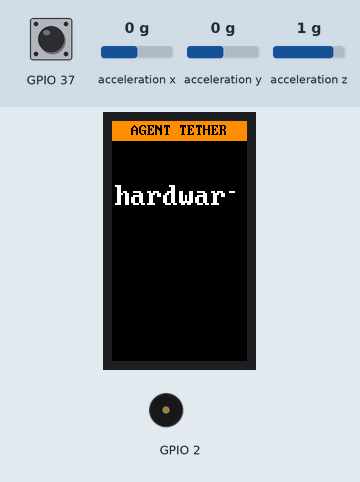
Simulated run of this program. Board: ESP32 board running MicroPython. On the bench: 135×240 colour display, buzzer (waves = sounding). Inputs (shaded band) come from the test bench; at power-on: GPIO 37 HIGH, acceleration x 0 g, acceleration y 0 g, acceleration z 1 g. Files that are not in the repository are absent; library files of the repository ran but are not shown: st7789py.py, vga1_8x16.py.

Above: at 1.2 s.
1.3 s: GPIO 37 pulled LOW for 0.15 s
At 2.5 s:
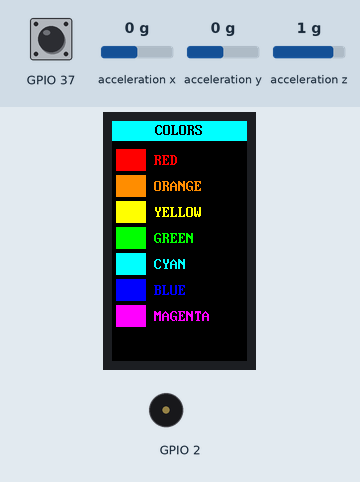
3.6 s: acceleration x set to -1.4 g
At 5.4 s:
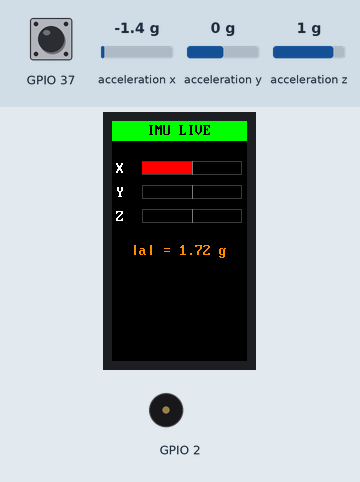
7.0 s: GPIO 37 pulled LOW for 1 s
Timing chart, 0 to 13.3 s (numbered marks = the images above; inputs shaded):
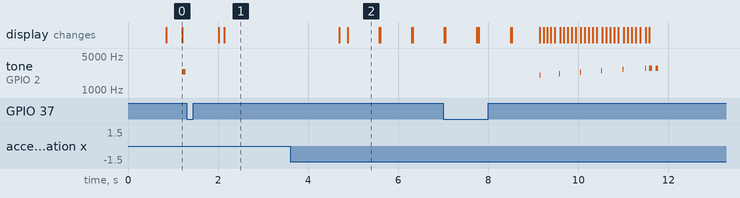

Measured:
- after the input at 1.3 s, the display: first changes after 0.71 s (image 1 shows a later state)
- by itself, tone on GPIO 2: plays 2000 Hz for 0.02 s, 2160 Hz for 0.02 s, 2320 Hz for 0.02 s, 2480 Hz for 0.02 s, 2640 Hz for 0.02 s, 2800 Hz for 0.02 s … (8 notes in this stretch)
- what the display in image 2 shows lasts 0.7 s, from 4.9 s to 5.6 s

The program:

screen_tour.py
```python
# screen_tour.py — A 6-scene tour of what the LCD can do.
# Press Button A to skip to the next scene, or wait it out.
from stick import (screen, tft, btn_a, led, buz, imu, splash,
                   BLACK, WHITE, RED, GREEN, BLUE, CYAN, MAGENTA, YELLOW,
                   ORANGE, GRAY, DIM, rgb,
                   sleep_ms, ticks_ms, ticks_diff)

def wait_or_skip(ms):
    end = ticks_ms() + ms
    while ticks_diff(end, ticks_ms()) > 0:
        if btn_a.pressed():
            while btn_a.pressed(): sleep_ms(10)
            return
        sleep_ms(20)

# ─────────── Scene 1: title card
screen.clear()
screen.banner('AGENT TETHER', ORANGE)
screen.center('hardware', 60, WHITE, big=True)
screen.center('in the', 100, WHITE, big=True)
screen.center('machine', 140, ORANGE, big=True)
screen.center('press A to skip', 220, GRAY)
buz.beep(1, freq=2400, ms=80)
wait_or_skip(2500)

# ─────────── Scene 2: color swatches
screen.clear()
screen.banner('COLORS', CYAN)
colors = [('RED',RED),('ORANGE',ORANGE),('YELLOW',YELLOW),
          ('GREEN',GREEN),('CYAN',CYAN),('BLUE',BLUE),('MAGENTA',MAGENTA)]
y = 28
for name, c in colors:
    screen.fill_rect(4, y, 30, 22, c)
    screen.text(name, 42, y+4, c)
    y += 26
wait_or_skip(2500)

# ─────────── Scene 3: live IMU bars (bubble level vibe)
screen.clear()
screen.banner('IMU LIVE', GREEN)
end = ticks_ms() + 4000
while ticks_diff(end, ticks_ms()) > 0:
    if btn_a.pressed():
        while btn_a.pressed(): sleep_ms(10); break
    ax, ay, az = imu.accel()
    # Map -1g..+1g to 0..130 px wide bar
    def bar(label, val, y):
        screen.text(label, 4, y, WHITE)
        screen.fill_rect(30, y, 100, 14, BLACK)  # clear track
        screen.rect(30, y, 100, 14, DIM)
        # center mark
        screen.vline(80, y, 14, GRAY)
        # value
        v = max(-1.0, min(1.0, val))
        w = int(abs(v) * 50)
        if v >= 0:
            screen.fill_rect(80, y+1, w, 12, GREEN)
        else:
            screen.fill_rect(80-w, y+1, w, 12, RED)
    bar('X', ax, 40)
    bar('Y', ay, 64)
    bar('Z', az-1.0, 88)  # subtract gravity
    mag = (ax*ax+ay*ay+az*az)**0.5
    screen.fill_rect(0, 120, 135, 20, BLACK)
    screen.center('|a| = {:.2f} g'.format(mag), 122, ORANGE)
    sleep_ms(60)

# ─────────── Scene 4: progress bar animation
screen.clear()
screen.banner('LIQUID FETCH', MAGENTA)
screen.center('downloading task', 40, GRAY)
screen.rect(10, 80, 115, 24, WHITE)
for pct in range(0, 101, 4):
    w = int(pct * 111 / 100)
    screen.fill_rect(12, 82, w, 20, MAGENTA)
    screen.fill_rect(45, 120, 60, 20, BLACK)
    screen.center('{:>3}%'.format(pct), 122, WHITE, big=True)
    if pct % 20 == 0: buz.tone(2000+pct*8, 20)
    sleep_ms(40)
screen.center('OK', 170, GREEN, big=True)
buz.beep(2, freq=2800, ms=60)
wait_or_skip(1500)

# ─────────── Scene 5: status room (the real target UI)
screen.clear()
screen.banner('AGENT TETHER', ORANGE)
screen.text('STATE:', 4, 30, GRAY)
screen.text('QUEUED', 4, 50, GREEN, big=True)
screen.text('TASK:', 4, 90, GRAY)
screen.text('summarize PR', 4, 110, CYAN)
screen.text('#4271', 4, 128, CYAN)
screen.text('HTTP: 202', 4, 170, YELLOW)
screen.text('rtt:  84ms', 4, 188, WHITE)
screen.text('age:  2s', 4, 206, WHITE)
screen.fill_rect(0, 230, 135, 10, BLACK)
screen.text('stick-01', 4, 226, GRAY)
led.blink(3, 80)
wait_or_skip(3000)

# ─────────── Scene 6: pixel doodle
screen.clear()
screen.banner('PIXELS', BLUE)
import math
cx, cy, R = 67, 130, 50
for i in range(0, 360, 4):
    a = i * 3.14159 / 180
    x = int(cx + R * math.cos(a))
    y = int(cy + R * math.sin(a))
    c = rgb(int(127+127*math.sin(a)), int(127+127*math.cos(a)), 200)
    screen.fill_rect(x-2, y-2, 4, 4, c)
    sleep_ms(8)
screen.center('fin.', 210, WHITE)
buz.beep(1, freq=1800, ms=200)
sleep_ms(1500)

# Leave a clean status screen
screen.clear()
screen.banner('AGENT TETHER', ORANGE)
screen.center('READY', 100, GREEN, big=True)
screen.center('A: action', 180, GRAY)
screen.center('B: menu', 200, GRAY)
print('tour done')
```

stick.py
```python
# stick.py — M5StickC Plus 1.1 hardware boilerplate.
# Lives on the device. Demos do `from stick import *` and get clean primitives.
#
# Provides:
#   led            Pin(10) — call led.on() / led.off() (handles inversion)
#   btn_a          Pin(37) — pressed() returns True when held
#   buz            Buzzer object — buz.tone(freq, ms), buz.off(), buz.beep(n)
#   imu            MPU6886 — imu.accel() returns (ax, ay, az) in g
#   i2c            Shared I2C(0) bus
#   sleep_ms, ticks_ms, ticks_diff   re-exported from time

from machine import Pin, PWM, I2C, SPI
from time import sleep_ms, ticks_ms, ticks_diff
import st7789py as _st
import vga1_8x16 as font_sm    # 8x16 — fits 16 chars across
# Big font (vga2_bold_16x32) is heavy (~13KB). v1 ships without it; the
# screen.text(big=True) calls fall back to a 2x scaled small font drawn
# manually via fill_rect strokes. Saves ~30KB of resident heap during
# TLS handshake (which needs contiguous memory).
font_lg = None

# --- Power latch (Plus 1.1 quirk: side button can drop power without this) ---
_power_hold = Pin(4, Pin.OUT, value=1)


# --- LED on GPIO 10, inverted (0 = on) ---
class _LED:
    def __init__(self, pin=10):
        self._p = Pin(pin, Pin.OUT, value=1)
    def on(self):    self._p.value(0)
    def off(self):   self._p.value(1)
    def toggle(self): self._p.value(not self._p.value())
    def blink(self, n=3, ms=120):
        for _ in range(n):
            self.on();  sleep_ms(ms)
            self.off(); sleep_ms(ms)

led = _LED()


# --- Button A on GPIO 37, active low ---
class _Button:
    def __init__(self, pin=37):
        self._p = Pin(pin, Pin.IN, Pin.PULL_UP)
    def pressed(self):
        return self._p.value() == 0
    def wait(self, timeout_ms=None):
        """Block until pressed. Returns True, or False if timeout."""
        start = ticks_ms()
        while not self.pressed():
            if timeout_ms is not None and ticks_diff(ticks_ms(), start) > timeout_ms:
                return False
            sleep_ms(10)
        return True

btn_a = _Button(37)   # front, big M5 button
btn_b = _Button(39)   # right side, top


# --- Passive piezo buzzer on GPIO 2 (PWM: freq=pitch, duty=volume) ---
#
# Volume model:
#   0 = mute        (duty=0,    no PWM output at all — silent in office)
#   1 = quiet       (duty=128)
#   2 = loud        (duty=900,  ~max sane on this piezo)
#
# Persisted to /desk_volume on the device flash so it survives reboot.
# desk-rt.py and any app go through `buz.tone()` / `buz.seq()`; volume is
# applied *here*, centrally, instead of in a separate runtime shim. That way
# there's exactly one truthful place to set audio level and the
# render_local_status screen can report it honestly.

_VOL_PATH = "/desk_volume"
_VOL_DUTY = (0, 128, 900)  # mute, quiet, loud

def _read_volume():
    try:
        with open(_VOL_PATH, "r") as f:
            v = int(f.read().strip())
            if 0 <= v <= 2:
                return v
    except Exception:
        pass
    return 2  # default: loud (per Jordan, 2026-04-30)

def _write_volume(v):
    try:
        with open(_VOL_PATH, "w") as f:
            f.write(str(int(v)))
    except Exception as e:
        print("[buz] could not persist volume:", e)

class _Buzzer:
    def __init__(self, pin=2):
        self._p = PWM(Pin(pin), freq=2000, duty=0)
        self._vol = _read_volume()

    # ── volume API ──
    def get_volume(self):
        return self._vol

    def set_volume(self, v):
        v = max(0, min(2, int(v)))
        self._vol = v
        _write_volume(v)
        # If we just muted mid-tone, kill output now.
        if v == 0:
            self._p.duty(0)

    def _duty_for(self, override=None):
        # Caller can pass `duty` to scale within the volume budget; we
        # interpret that as a hint and clamp to the max for the current
        # volume level. duty=None or 0 → use the level default.
        max_duty = _VOL_DUTY[self._vol]
        if max_duty == 0:
            return 0
        if override is None:
            return max_duty
        try:
            d = int(override)
        except Exception:
            return max_duty
        # Treat override as a 0..1023 hint, scaled into the level's budget.
        if d <= 0:
            return 0
        return min(max_duty, max(1, d * max_duty // 1023))

    # ── primitives ──
    def tone(self, freq, ms=150, duty=None):
        d = self._duty_for(duty)
        if d == 0:
            sleep_ms(ms)  # still respect timing so callers' rhythms stay correct
            return
        self._p.freq(max(1, int(freq)))
        self._p.duty(d)
        sleep_ms(ms)
        self._p.duty(0)

    def off(self):
        self._p.duty(0)

    def beep(self, n=1, freq=2200, ms=80, gap=80):
        for i in range(n):
            self.tone(freq, ms)
            if i < n - 1:
                sleep_ms(gap)

    def buzz(self, ms=400, freq=180):
        """Low-frequency rattle — closest to haptic on Plus 1.1."""
        self.tone(freq, ms)

    def sweep(self, f0=200, f1=4000, step=50, dwell=4):
        d = self._duty_for(None)
        if d == 0:
            # Compute the same wall-clock the audible path would take.
            n = max(1, abs((f1 - f0) // step))
            sleep_ms(n * dwell)
            return
        self._p.duty(d)
        f = f0
        while (f < f1) if f1 > f0 else (f > f1):
            self._p.freq(f); sleep_ms(dwell)
            f += step if f1 > f0 else -step
        self._p.duty(0)

    def play(self, notes, gap_ms=15):
        """notes: iterable of (freq_hz, duration_ms). 0 freq = rest."""
        for f, ms in notes:
            if f <= 0:
                self._p.duty(0); sleep_ms(ms)
            else:
                self.tone(f, ms)
            if gap_ms:
                sleep_ms(gap_ms)

    def seq(self, notes, gap_ms=10, feed=None):
        """Like play() but accepts (freq, ms) OR (freq, ms, duty_hint).
           `feed` is an optional callable invoked between notes — pass the
           watchdog feeder so longer songs don't trip the WDT."""
        for note in notes:
            if feed is not None:
                try: feed()
                except Exception: pass
            f = note[0]; ms = note[1]
            duty = note[2] if len(note) >= 3 else None
            if f <= 0:
                self._p.duty(0); sleep_ms(ms)
            else:
                self.tone(f, ms, duty)
            if gap_ms:
                sleep_ms(gap_ms)

buz = _Buzzer()


# --- I2C bus + MPU6886 IMU ---
i2c = I2C(0, sda=Pin(21), scl=Pin(22), freq=400000)

class _MPU6886:
    ADDR = 0x68
    def __init__(self):
        i2c.writeto_mem(self.ADDR, 0x6B, b'\x00')   # wake
        i2c.writeto_mem(self.ADDR, 0x1C, b'\x10')   # accel ±8g
        i2c.writeto_mem(self.ADDR, 0x1B, b'\x18')   # gyro ±2000 dps
    @staticmethod
    def _s16(hi, lo):
        v = (hi << 8) | lo
        return v - 65536 if v & 0x8000 else v
    def accel(self):
        r = i2c.readfrom_mem(self.ADDR, 0x3B, 6)
        return (self._s16(r[0], r[1]) / 4096.0,
                self._s16(r[2], r[3]) / 4096.0,
                self._s16(r[4], r[5]) / 4096.0)
    def gyro(self):
        r = i2c.readfrom_mem(self.ADDR, 0x43, 6)
        return (self._s16(r[0], r[1]) / 16.4,
                self._s16(r[2], r[3]) / 16.4,
                self._s16(r[4], r[5]) / 16.4)
    def magnitude(self):
        ax, ay, az = self.accel()
        return (ax*ax + ay*ay + az*az) ** 0.5

imu = _MPU6886()


# --- 5x7 chunky bitmap font ---
# Ported from living-artifact's hand-rolled font (firmware/main/main.c).
# Each glyph is 7 rows of 5 bits packed into the low 5 bits of a byte.
# Coverage: SPACE - > . 0-9 A-Z. Use uppercase for everything else
# (lookup falls back to space for unknown chars).
#
# Designed to be drawn via fill_rect at integer scale. At scale=2 the
# glyph is 10x14 px; at scale=3 it's 15x21. Looks great in dock chrome
# and big numeric headlines, on-brand chunky aesthetic.
_FONT5X7 = {
    " ": (0,0,0,0,0,0,0),  "-": (0,0,0,31,0,0,0),
    ">": (16,8,4,2,4,8,16), ".": (0,0,0,0,0,12,12),
    "0": (14,17,19,21,25,17,14), "1": (4,12,4,4,4,4,14),
    "2": (14,17,1,2,4,8,31), "3": (30,1,1,14,1,1,30),
    "4": (2,6,10,18,31,2,2), "5": (31,16,30,1,1,17,14),
    "6": (6,8,16,30,17,17,14), "7": (31,1,2,4,8,8,8),
    "8": (14,17,17,14,17,17,14), "9": (14,17,17,15,1,2,12),
    "A": (14,17,17,31,17,17,17), "B": (30,17,17,30,17,17,30),
    "C": (14,17,16,16,16,17,14), "D": (30,17,17,17,17,17,30),
    "E": (31,16,16,30,16,16,31), "F": (31,16,16,30,16,16,16),
    "G": (14,17,16,23,17,17,15), "H": (17,17,17,31,17,17,17),
    "I": (14,4,4,4,4,4,14),     "J": (7,2,2,2,18,18,12),
    "K": (17,18,20,24,20,18,17), "L": (16,16,16,16,16,16,31),
    "M": (17,27,21,21,17,17,17), "N": (17,25,21,19,17,17,17),
    "O": (14,17,17,17,17,17,14), "P": (30,17,17,30,16,16,16),
    "Q": (14,17,17,17,21,18,13), "R": (30,17,17,30,20,18,17),
    "S": (15,16,16,14,1,1,30),   "T": (31,4,4,4,4,4,4),
    "U": (17,17,17,17,17,17,14), "V": (17,17,17,17,17,10,4),
    "W": (17,17,17,21,21,21,10), "X": (17,17,10,4,10,17,17),
    "Y": (17,17,10,4,4,4,4),     "Z": (31,1,2,4,8,16,31),
}
_FONT5X7_W = 5
_FONT5X7_H = 7
# advance = glyph width + 1 px gap. At scale=N, advance = (5+1)*N.
_FONT5X7_ADV_BASE = 6


# --- Display: ST7789 135x240 over SPI2 (Plus 1.1 wiring) ---
_spi = SPI(2, baudrate=20_000_000, polarity=0, phase=0,
           sck=Pin(13), mosi=Pin(15))
tft = _st.ST7789(_spi, 135, 240,
                 reset=Pin(18, Pin.OUT),
                 cs=Pin(5, Pin.OUT),
                 dc=Pin(23, Pin.OUT),
                 backlight=Pin(27, Pin.OUT),
                 rotation=0)

# Color shortcuts (RGB565)
BLACK   = _st.BLACK
WHITE   = _st.WHITE
RED     = _st.RED
GREEN   = _st.GREEN
BLUE    = _st.BLUE
CYAN    = _st.CYAN
MAGENTA = _st.MAGENTA
YELLOW  = _st.YELLOW
ORANGE  = _st.color565(255, 140, 0)
GRAY    = _st.color565(120, 120, 120)
DIM     = _st.color565(60, 60, 60)
rgb     = _st.color565   # rgb(r, g, b) -> 16-bit color


class _Screen:
    """Convenience wrappers over the raw st7789py driver."""
    W = 135
    H = 240

    def clear(self, color=BLACK):
        tft.fill(color)

    def text(self, s, x, y, fg=WHITE, bg=None, big=False):
        """Draw text; clips automatically to screen width.
           bg=None (default) = transparent — only set pixels are painted.
           Pass an explicit bg color for a solid background fill."""
        f = font_sm  # only one font in v1
        scale = 2 if big else 1
        char_w = f.WIDTH * scale
        max_chars = (self.W - x) // char_w
        s = s[:max_chars]
        if scale == 1 and bg is not None:
            # Fast path: solid bg, native driver call.
            tft.text(f, s, x, y, fg, bg)
        else:
            # Transparent bg, or 2x scale — manual per-pixel blit.
            self._scaled_text(f, s, x, y, scale, fg, bg)

    def _scaled_text(self, f, s, x, y, scale, fg, bg):
        # Per-pixel blit. If bg is not None, paint the cell bg too so the
        # caller still gets a solid block. If bg is None, only set pixels
        # are painted — letting whatever's underneath show through.
        for ci, ch in enumerate(s):
            code = ord(ch)
            if code < f.FIRST or code > f.LAST:
                continue
            glyph_offset = (code - f.FIRST) * f.HEIGHT * ((f.WIDTH + 7) // 8)
            for row in range(f.HEIGHT):
                row_byte = f.FONT[glyph_offset + row]
                for col in range(f.WIDTH):
                    gx = x + ci * f.WIDTH * scale + col * scale
                    gy = y + row * scale
                    if row_byte & (1 << (7 - col)):
                        tft.fill_rect(gx, gy, scale, scale, fg)
                    elif bg is not None:
                        tft.fill_rect(gx, gy, scale, scale, bg)

    def center(self, s, y, fg=WHITE, bg=None, big=False):
        scale = 2 if big else 1
        w = len(s) * font_sm.WIDTH * scale
        x = max(0, (self.W - w) // 2)
        self.text(s, x, y, fg, bg, big=big)

    def hline(self, x, y, w, c=WHITE): tft.hline(x, y, w, c)
    def vline(self, x, y, h, c=WHITE): tft.vline(x, y, h, c)
    def rect(self, x, y, w, h, c=WHITE): tft.rect(x, y, w, h, c)
    def fill_rect(self, x, y, w, h, c=WHITE): tft.fill_rect(x, y, w, h, c)
    def pixel(self, x, y, c=WHITE): tft.pixel(x, y, c)

    def banner(self, title, color=ORANGE):
        """Top status bar — handy chrome for demos."""
        tft.fill_rect(0, 0, self.W, 20, color)
        self.center(title, 2, BLACK, color)

    # --- 5x7 chunky font ---
    def text5x7(self, s, x, y, fg=WHITE, scale=2):
        """Draw an UPPERCASE-only 5x7 bitmap string at integer scale.
           Unknown chars fall back to space. No anti-aliasing; pure rects."""
        if scale < 1: scale = 1
        s = s.upper()
        adv = _FONT5X7_ADV_BASE * scale
        for ch in s:
            rows = _FONT5X7.get(ch, _FONT5X7[" "])
            for ry, row in enumerate(rows):
                if not row: continue
                for cx in range(_FONT5X7_W):
                    if row & (1 << (_FONT5X7_W - 1 - cx)):
                        tft.fill_rect(x + cx*scale, y + ry*scale, scale, scale, fg)
            x += adv
            if x >= self.W: break

    def center5x7(self, s, y, fg=WHITE, scale=2):
        adv = _FONT5X7_ADV_BASE * scale
        # the last char doesn't need its trailing 1px gap
        w = max(0, len(s) * adv - scale)
        x = max(0, (self.W - w) // 2)
        self.text5x7(s, x, y, fg, scale)

screen = _Screen()


# --- Note frequencies for buzzer melodies ---
NOTES = {
    'C4': 262, 'D4': 294, 'E4': 330, 'F4': 349, 'G4': 392, 'A4': 440, 'B4': 494,
    'C5': 523, 'D5': 587, 'E5': 659, 'F5': 698, 'G5': 784, 'A5': 880, 'B5': 988,
    'C6': 1047, 'D6': 1175, 'E6': 1319, 'F6': 1397, 'G6': 1568, 'A6': 1760,
    'REST': 0,
}


def boot_chirp():
    """Quick 'I'm alive' indicator. Call at the top of demos."""
    led.blink(2, 60)
    buz.beep(1, freq=3000, ms=40)


def splash(title, subtitle=''):
    """Standard demo splash: clear, banner, subtitle."""
    screen.clear()
    screen.banner(title)
    if subtitle:
        screen.center(subtitle, 30, GRAY)
```
